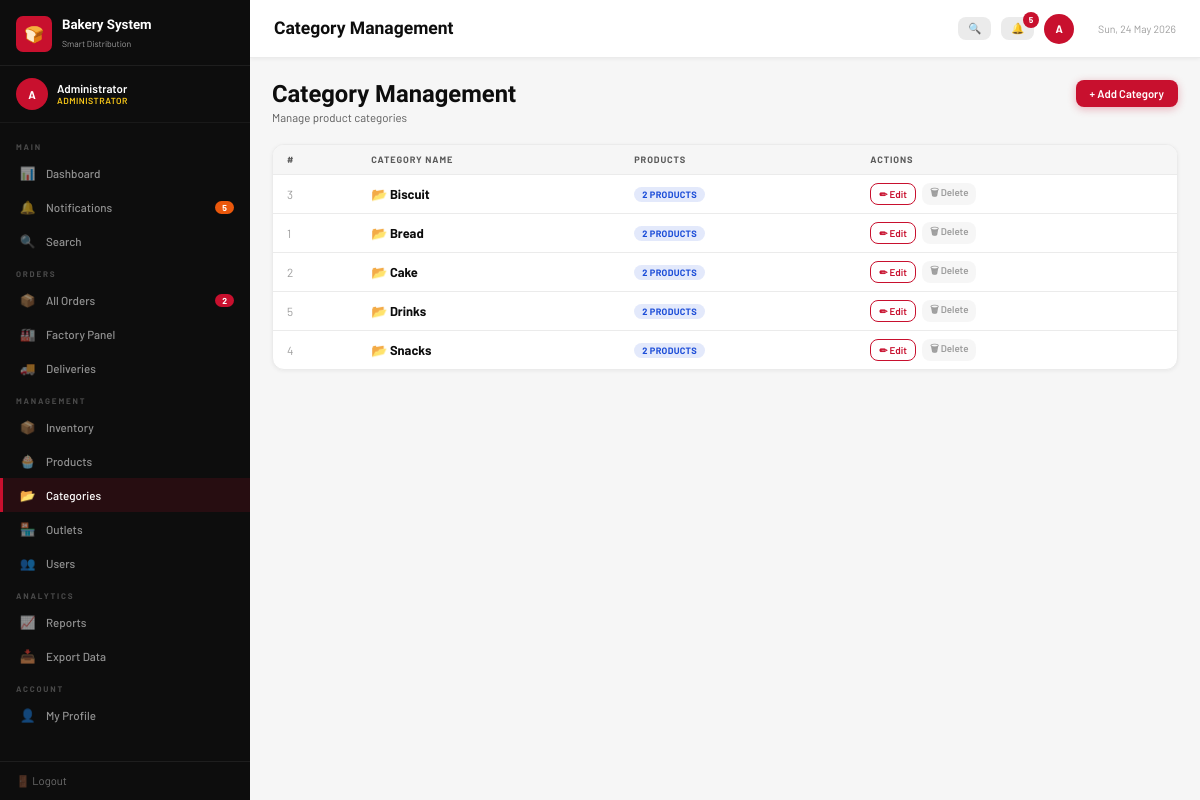
The app's page /categories.php (signed in) with its own data.
### tables this page shows
CREATE TABLE categories (
    id INT AUTO_INCREMENT PRIMARY KEY,
    name VARCHAR(50) NOT NULL
);

### categories.php (the view, shortened to what this page needs)
<?php
require_once 'config.php';
$categories = $conn->query("
    SELECT c.*, COUNT(p.id) AS product_count
    FROM categories c
    LEFT JOIN products p ON p.category_id = c.id
    GROUP BY c.id
    ORDER BY c.name
");
include 'includes/header.php';
?>
<div class="ph">
  <div><h1>Category Management</h1><p>Manage product categories</p></div>
  <button class="btn btn-p" onclick="openAddModal()">+ Add Category</button>
</div>
<div class="card">
  <div class="tw">
    <table>
      <thead>
        <tr>
          <th>#</th>
          <th>Category Name</th>
          <th>Products</th>
          <th>Actions</th>
        </tr>
      </thead>
      <tbody>
        <?php if ($categories->num_rows > 0):
          while ($c = $categories->fetch_assoc()): ?>
        <tr>
          <td style="color:var(--g400)"><?= $c['id'] ?></td>
          <td>
            <strong style="font-size:.92rem">📂 <?= htmlspecialchars($c['name']) ?></strong>
          </td>
          <td>
            <span class="badge b-proc"><?= $c['product_count'] ?> products</span>
          </td>
          <td style="display:flex;gap:6px;padding:8px 14px">
            <button class="btn btn-o xs"
              onclick="openEditModal(<?= $c['id'] ?>, '<?= addslashes(htmlspecialchars($c['name'])) ?>')">
              ✏ Edit
            </button>
            <?php if ($c['product_count'] == 0): ?>
            <a href="categories.php?delete=<?= $c['id'] ?>"
               class="btn btn-s xs"
               onclick="return confirm('Delete category: <?= addslashes($c['name']) ?>?')">
              🗑 Delete
            </a>
            <?php else: ?>
            <button class="btn btn-s xs" disabled title="Has products — cannot delete" style="opacity:.4;cursor:not-allowed">🗑 Delete</button>
            <?php endif; ?>
          </td>
        </tr>
        <?php endwhile; else: ?>
        <tr><td colspan="4">
          <div class="es"><div class="ei">📂</div><p>No categories yet. Add one!</p></div>
        </td></tr>
        <?php endif; ?>
      </tbody>
    </table>
  </div>
</div>
<?php include 'includes/footer.php'; ?>

### style.css (style rules this page uses)
:root { --red: #C8102E; --red2: #9B0B22; --black: #0D0D0D; --dark: #1A1A1A; --gold: #F5C518; --white: #fff; --g100: #F6F6F6; --g200: #EBEBEB; --g300: #D4D4D4; --g400: #9E9E9E; --g600: #5A5A5A; --green: #16A34A; --orange: #EA580C; --blue: #1D4ED8; --sw: 250px; --hh: 58px; --r: 8px; }
*, *::before, *::after { box-sizing: border-box; margin: 0; padding: 0; }
html { font-size: 14px; }
body { font-family: 'Barlow', sans-serif; background: var(--g100); color: var(--black); min-height: 100vh; }
h1,h2,h3,h4 { font-family: 'Barlow Condensed', sans-serif; font-weight: 700; line-height: 1.2; }
.card { background:#fff; border-radius:12px; border:1px solid var(--g200); box-shadow:0 1px 4px rgba(0,0,0,.06); overflow:hidden; margin-bottom:18px; }
.tw { overflow-x:auto; }
table { width:100%; border-collapse:collapse; font-size:.84rem; }
thead th { background:var(--g100); color:var(--g600); font-size:.66rem; font-weight:700; letter-spacing:.9px; text-transform:uppercase; padding:9px 14px; text-align:left; white-space:nowrap; border-bottom:1px solid var(--g200); }
tbody tr { border-bottom:1px solid var(--g200); transition:.1s; }
tbody tr:last-child { border-bottom:none; }
tbody td { padding:10px 14px; vertical-align:middle; }
.badge { display:inline-block; padding:2px 8px; border-radius:20px; font-size:.66rem; font-weight:700; letter-spacing:.3px; text-transform:uppercase; white-space:nowrap; }
.b-proc { background:rgba(29,78,216,.12); color:var(--blue); }
.btn { display:inline-flex; align-items:center; gap:5px; padding:7px 14px; border-radius:var(--r); font-family:'Barlow',sans-serif; font-size:.8rem; font-weight:600; cursor:pointer; border:none; transition:.15s; white-space:nowrap; text-decoration:none; }
.btn-p { background:var(--red); color:#fff; box-shadow:0 2px 8px rgba(200,16,46,.3); }
.btn-s { background:var(--g200); color:var(--black); }
.btn-o { background:transparent; border:1.5px solid var(--red); color:var(--red); }
.xs { padding:3px 8px; font-size:.7rem; }
.ph { display:flex; align-items:flex-start; justify-content:space-between; margin-bottom:20px; gap:13px; flex-wrap:wrap; }
.ph h1 { font-size:1.7rem; }
.ph p { color:var(--g600); font-size:.82rem; margin-top:2px; }

### records on screen
categories: id "3", name "Biscuit", product_count "2"
categories: id "1", name "Bread", product_count "2"
categories: id "2", name "Cake", product_count "2"
categories: id "5", name "Drinks", product_count "2"
categories: id "4", name "Snacks", product_count "2"

### other values on screen
$initials "A"
$user_name "Administrator"
$role_label "ADMINISTRATOR"
$section_name "MAIN"
$icon "📊"
$label "Dashboard"
$icon "🔔"
$label "Notifications"
$notif_count "5"
$icon "🔍"
$label "Search"
$section_name "ORDERS"
$icon "📦"
$label "All Orders"
$pending_count "2"
